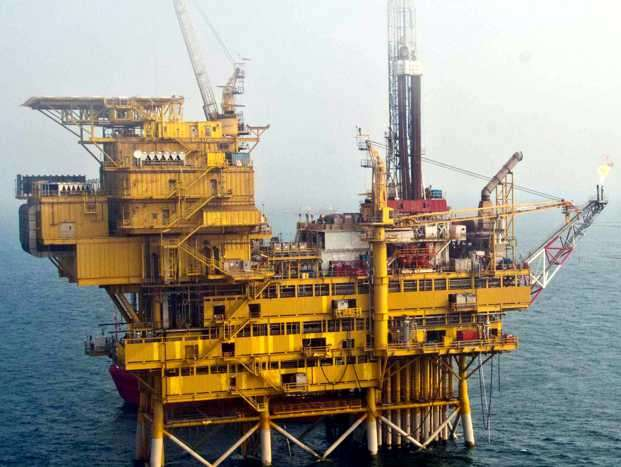
#> input picture Feature_Extraction/station.jpg, 621 x 467 px
$ python p6.py
#> lines starting #> are read from the running program, lines starting #| are printed output that depends on the picture
# García Santoyo, Lissethe Alejandra 17110106
# Sistemas de visión artificial y procesamiento de imágenes
# Chapter 5:"Extrayendo características de una imagen"
# Archive: "programa_6_17110106.py"


# ORB (Oriented FAST and rotated BRIEF)

import cv2
import numpy as np

input_img = cv2.imread('station.jpg')
#> input_img is the input picture: shape (467, 621, 3); mean B, G, R 136.5, 149.9, 155.7
gray_img = cv2.cvtColor(input_img, cv2.COLOR_BGR2GRAY)
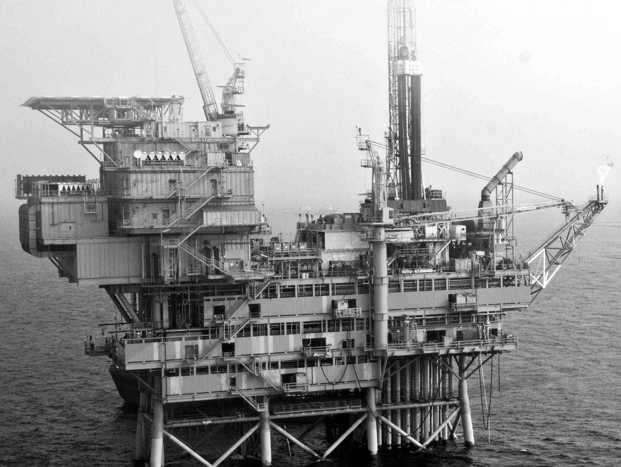
#> gray_img: shape (467, 621); min 0, max 255, mean 150.1

# Importando las características ORB
orb = cv2.ORB_create()

# Encuentra los puntos claves con ORB
keypoints = orb.detect(gray_img, None)
#> keypoints = 500 keypoints; strongest (x, y, size): (464, 226, 31), (463, 229, 31), (174, 158, 31), (454, 435, 31)

# Computa los descriptores on ORB
keypoints, descriptors = orb.compute(gray_img, keypoints)

# Dibuja solo las ubicaiones de los puntos clave sin tamaño u orientación
final_keypoints = cv2.drawKeypoints(gray_img, keypoints, np.array([]), (0, 0, 255), cv2.DRAW_MATCHES_FLAGS_DRAW_RICH_KEYPOINTS)
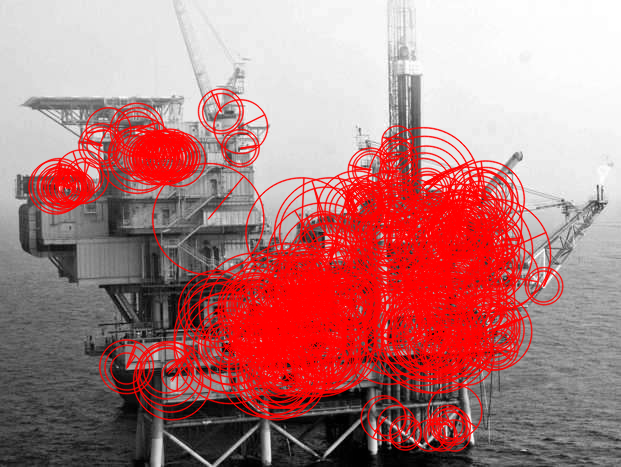
#> final_keypoints: shape (467, 621, 3); mean of channels 0, 1, 2 124.4, 124.4, 178.9; drawn as B, G, R

cv2.imshow("ORB Keypoints", final_keypoints)
cv2.waitKey()
